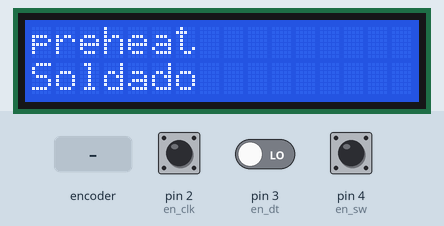
This sketch was run on a simulated Arduino Uno, built with avr-gcc and run on an emulated ATmega328P. Shown: 16×2 character LCD. Inputs (shaded band) come from the test bench; at power-on: pin 4 (en_sw) HIGH, pin 2 (en_clk) HIGH, pin 3 (en_dt) LOW. What the sketch prints to the serial monitor is not drawn.

Above: at 1.2 s.
1.3 s: pin 4 (en_sw) pulled LOW for 0.15 s
At 2.3 s:
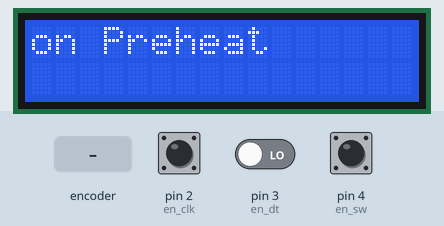
4.1 s: rotary encoder on pin 2 (en_clk) / pin 3 (en_dt) turned 3 steps (first pin leading)
At 5.0 s:
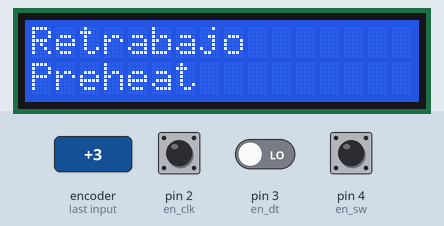
7.7 s: pin 4 (en_sw) pulled LOW for 1 s
At 8.6 s:
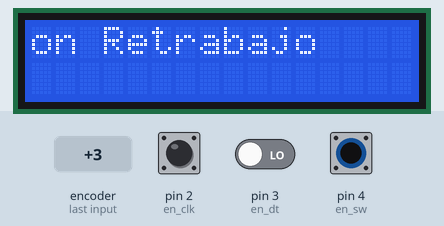
10.5 s: pin 4 (en_sw) pulled LOW for 3.2 s
Timing chart, 0 to 13.5 s (numbered marks = the images above; inputs shaded):
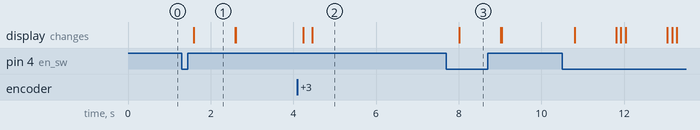

The sketch:

Menu.ino
```cpp
#include <Wire.h>
#include <LiquidCrystal_I2C.h>

LiquidCrystal_I2C lcd(0x27,16,2);

#define en_clk 2
#define en_dt 3
#define en_sw 4

int items = 3;
int rotval = 1;   //Contador de pulsos del encoder
bool clkstate = LOW;
bool clklast = HIGH;
bool swstate = HIGH;
bool swlast = HIGH;
bool btn = false;


void setup() {
  lcd.init();
  lcd.backlight();
  Serial.begin(9600);
  pinMode(en_clk,INPUT);
  pinMode(en_dt,INPUT);
  pinMode(en_sw,INPUT_PULLUP);

}

void loop() {
  readRotary();
  swRotary();
  switch(rotval){
    case 1:
    lcd.clear();
    lcd.setCursor(0,0);
    lcd.print("preheat");
    lcd.setCursor(0,1);
    lcd.print("Soldado");
    delay(100);
    if(btn==true) Preheat();
    break;
    case 2:
    lcd.clear();
    lcd.setCursor(0,0);
    lcd.print("Soldado");
    lcd.setCursor(0,1);
    lcd.print("Retrabajo");
    delay(100);
    if(btn==true) Soldado();
    break;
    case 3:
    lcd.clear();
    lcd.setCursor(0,0);
    lcd.print("Retrabajo");
    lcd.setCursor(0,1);
    lcd.print("Preheat");
    delay(100);
    if(btn==true) Retrabajo();
    break;
  }

}

int readRotary(){
  clkstate = digitalRead(en_clk);
  if (clkstate != clklast){ //El Encoder se esta moviendo
    Serial.print("Rotary position ");
    if(digitalRead(en_dt) == HIGH){ //Si dt esta en alto mientras se
      //mueve quiere decir que se mueve negativamente
      rotval = rotval - 1;
      if(rotval < 1) rotval = 1;
    }
    else{
      rotval++;
      if(rotval > items) rotval = items;
    }
    Serial.println(rotval);
    delay(100);
    return rotval;
  }
}

void Preheat(){
  lcd.clear();
  lcd.print("on Preheat");
  delay(1000);
  lcd.clear();
}

int Soldado(){
  lcd.clear();
  lcd.print("on Soldado");
  delay(1000);
  lcd.clear();
}
int Retrabajo(){
  lcd.clear();
  lcd.print("on Retrabajo");
  delay(1000);
  lcd.clear();
}

int swRotary(){
  swstate = digitalRead(en_sw);
  if(swstate != swlast){
    Serial.println("Rotary pressed");
    btn=true;
    delay(100);
    return btn;
  }
  swlast=swstate;
  btn=false;
  return btn;
}
```

Measured:
- after the input at 1.3 s, the display: changes after 0.29 s (image 1)
- after the input at 4.1 s, the display: first changes after 0.14 s (image 2 shows a later state)
- after the input at 7.7 s, the display: changes after 0.32 s (image 3)
- what the display in image 1 shows lasts 1.0 s, from 1.6 s to 2.6 s
